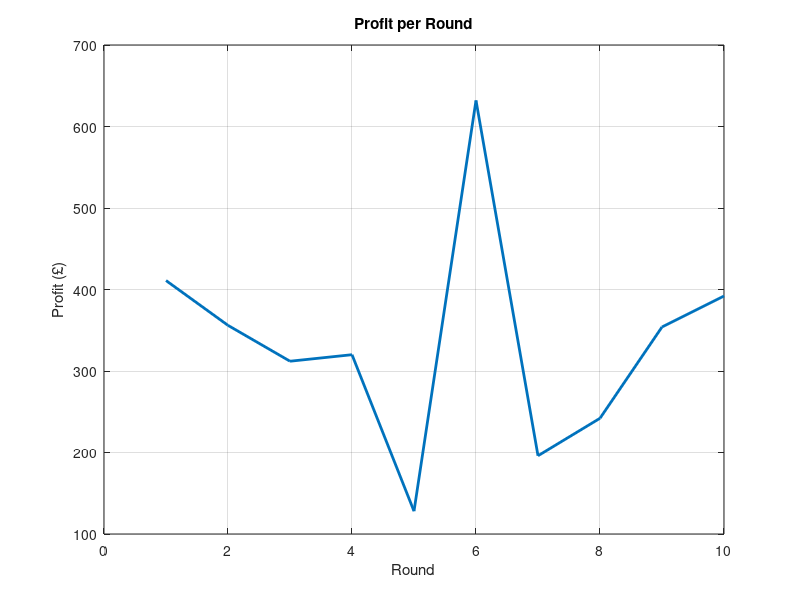
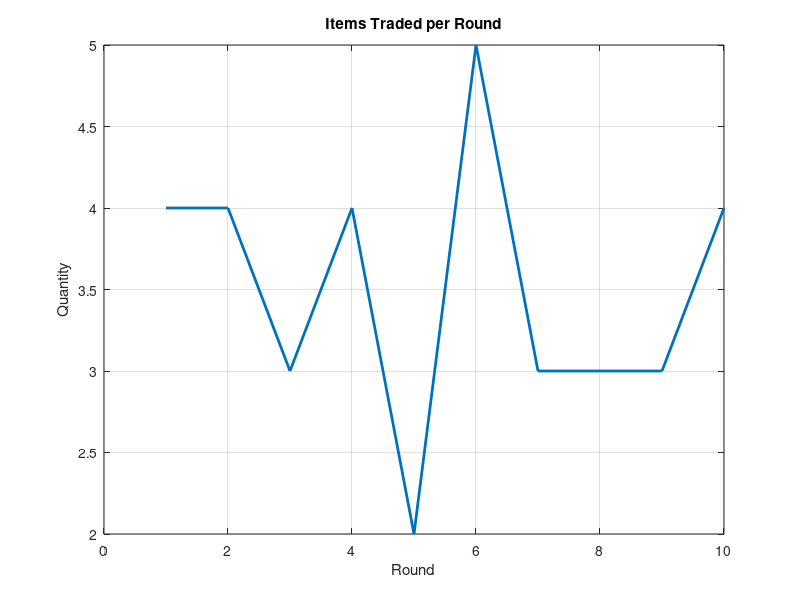

The MATLAB script that drew these images, in order:
function [profits, tot_profit_per_rnd, tot_items_per_rnd] = buyerSellerMarketSim()
    % BUYER-SELLER MARKET SIMULATION (Faruk Abdullahi, 2025)
    % Simulates a market where 5 buyers and 5 sellers interact over 10 rounds.
    % Tracks:
    %   - Profit per trading pair
    %   - Total profit per round
    %   - Number of successful trades per round
    % Useful for analysing market efficiency and inequality measures.

    rng(123); % reproducibility
    profits = zeros(5,1);
    tot_profit_per_rnd = zeros(10,1);
    tot_items_per_rnd = zeros(10,1);

    items = 0;

    for t = 1:10
        per_round_profit = 0;
        per_round_item = 0;

        % Sellers: fixed ask prices
        sellers = sort(randi([50,200],1,5), 'ascend');

        % Buyers: maximum willingness to pay
        buyers = sort(randi([100,250],1,5), 'descend');

        for i = 1:5
            if sellers(i) < buyers(i)
                profit = buyers(i) - sellers(i);
                per_round_profit = per_round_profit + profit;
                profits(i) = profits(i) + profit;
                per_round_item = per_round_item + 1;
                items = items + 1;
            end
        end

        tot_profit_per_rnd(t) = per_round_profit;
        tot_items_per_rnd(t) = per_round_item;
    end

    % Plotting
    figure;
    plot(tot_profit_per_rnd, "LineWidth", 2);
    grid on;
    title("Profit per Round");
    xlabel("Round"); ylabel("Profit (£)");

    figure;
    plot(tot_items_per_rnd, "LineWidth", 2);
    grid on;
    title("Items Traded per Round");
    xlabel("Round"); ylabel("Quantity");
end
